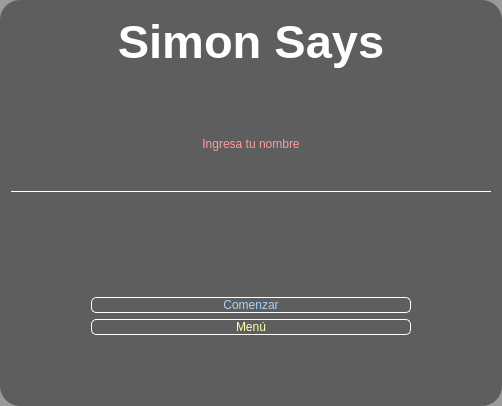
              <widget class="QWidget" name="simon">
               <property name="styleSheet">
                <string notr="true">QWidget {
	background-color: rgba(0, 0, 0, 100); 
	border-radius:20px;
}

QPushButton {
	font: 87 20pt &quot;Txt&quot;;
	background-color: #000000ff;
	border-radius: 5px;
	border: 1px solid white;
}

QPushButton:hover {
	background-color: black;
}
</string>
               </property>
               <layout class="QVBoxLayout" name="verticalLayout_7">
                <item>
                 <widget class="QLabel" name="label_13">
                  <property name="minimumSize">
                   <size>
                    <width>480</width>
                    <height>60</height>
                   </size>
                  </property>
                  <property name="maximumSize">
                   <size>
                    <width>16777215</width>
                    <height>60</height>
                   </size>
                  </property>
                  <property name="font">
                   <font>
                    <family>MS Sans Serif</family>
                    <pointsize>35</pointsize>
                    <italic>false</italic>
                    <bold>true</bold>
                   </font>
                  </property>
                  <property name="layoutDirection">
                   <enum>Qt::RightToLeft</enum>
                  </property>
                  <property name="styleSheet">
                   <string notr="true">font: 700 35pt &quot;MS Sans Serif&quot;;
color: rgb(255, 255, 255);
background-color: #000000ff;
</string>
                  </property>
                  <property name="text">
                   <string>Simon Says</string>
                  </property>
                  <property name="alignment">
                   <set>Qt::AlignCenter</set>
                  </property>
                 </widget>
                </item>
                <item>
                 <spacer name="verticalSpacer_9">
                  <property name="orientation">
                   <enum>Qt::Vertical</enum>
                  </property>
                  <property name="sizeHint" stdset="0">
                   <size>
                    <width>20</width>
                    <height>60</height>
                   </size>
                  </property>
                 </spacer>
                </item>
                <item>
                 <widget class="QLabel" name="label_14">
                  <property name="maximumSize">
                   <size>
                    <width>16777215</width>
                    <height>40</height>
                   </size>
                  </property>
                  <property name="styleSheet">
                   <string notr="true">font: 87 20pt &quot;Txt&quot;;
color: rgb(255, 156, 156);
background-color: #000000ff;

	</string>
                  </property>
                  <property name="text">
                   <string>Ingresa tu nombre</string>
                  </property>
                  <property name="alignment">
                   <set>Qt::AlignCenter</set>
                  </property>
                 </widget>
                </item>
                <item>
                 <widget class="QTextEdit" name="in_nombre1">
                  <property name="sizePolicy">
                   <sizepolicy hsizetype="Expanding" vsizetype="Expanding">
                    <horstretch>0</horstretch>
                    <verstretch>0</verstretch>
                   </sizepolicy>
                  </property>
                  <property name="minimumSize">
                   <size>
                    <width>0</width>
                    <height>34</height>
                   </size>
                  </property>
                  <property name="maximumSize">
                   <size>
                    <width>16777215</width>
                    <height>35</height>
                   </size>
                  </property>
                  <property name="styleSheet">
                   <string notr="true">font: 87 20pt &quot;Txt&quot;;
color: rgb(255, 255, 255);
background-color: #000000ff;
border: none;
border-bottom: 1px solid white;</string>
                  </property>
                  <property name="verticalScrollBarPolicy">
                   <enum>Qt::ScrollBarAlwaysOff</enum>
                  </property>
                  <property name="html">
                   <string>&lt;!DOCTYPE HTML PUBLIC &quot;-//W3C//DTD HTML 4.0//EN&quot; &quot;http://www.w3.org/TR/REC-html40/strict.dtd&quot;&gt;
&lt;html&gt;&lt;head&gt;&lt;meta name=&quot;qrichtext&quot; content=&quot;1&quot; /&gt;&lt;meta charset=&quot;utf-8&quot; /&gt;&lt;style type=&quot;text/css&quot;&gt;
p, li { white-space: pre-wrap; }
hr { height: 1px; border-width: 0; }
li.unchecked::marker { content: &quot;\2610&quot;; }
li.checked::marker { content: &quot;\2612&quot;; }
&lt;/style&gt;&lt;/head&gt;&lt;body style=&quot; font-family:'Txt'; font-size:20pt; font-weight:87; font-style:normal;&quot;&gt;
&lt;p style=&quot;-qt-paragraph-type:empty; margin-top:0px; margin-bottom:0px; margin-left:0px; margin-right:0px; -qt-block-indent:0; text-indent:0px;&quot;&gt;&lt;br /&gt;&lt;/p&gt;&lt;/body&gt;&lt;/html&gt;</string>
                  </property>
                 </widget>
                </item>
                <item>
                 <widget class="QLabel" name="label_15">
                  <property name="minimumSize">
                   <size>
                    <width>0</width>
                    <height>34</height>
                   </size>
                  </property>
                  <property name="maximumSize">
                   <size>
                    <width>16777215</width>
                    <height>40</height>
                   </size>
                  </property>
                  <property name="styleSheet">
                   <string notr="true">font: 87 20pt &quot;Txt&quot;;
color: rgb(255, 156, 156);
background-color: #000000ff;</string>
                  </property>
                  <property name="text">
                   <string/>
                  </property>
                  <property name="alignment">
                   <set>Qt::AlignCenter</set>
                  </property>
                 </widget>
                </item>
                <item>
                 <spacer name="verticalSpacer_10">
                  <property name="orientation">
                   <enum>Qt::Vertical</enum>
                  </property>
                  <property name="sizeHint" stdset="0">
                   <size>
                    <width>20</width>
                    <height>59</height>
                   </size>
                  </property>
                 </spacer>
                </item>
                <item>
                 <layout class="QHBoxLayout" name="horizontalLayout_8">
                  <item>
                   <spacer name="horizontalSpacer_14">
                    <property name="orientation">
                     <enum>Qt::Horizontal</enum>
                    </property>
                    <property name="sizeHint" stdset="0">
                     <size>
                      <width>40</width>
                      <height>20</height>
                     </size>
                    </property>
                   </spacer>
                  </item>
                  <item>
                   <layout class="QVBoxLayout" name="verticalLayout_6">
                    <item>
                     <widget class="QPushButton" name="play_5">
                      <property name="minimumSize">
                       <size>
                        <width>320</width>
                        <height>0</height>
                       </size>
                      </property>
                      <property name="maximumSize">
                       <size>
                        <width>320</width>
                        <height>16777215</height>
                       </size>
                      </property>
                      <property name="styleSheet">
                       <string notr="true">color: rgb(165, 210, 255);</string>
                      </property>
                      <property name="text">
                       <string>Comenzar</string>
                      </property>
                     </widget>
                    </item>
                    <item>
                     <widget class="QPushButton" name="menu">
                      <property name="minimumSize">
                       <size>
                        <width>320</width>
                        <height>0</height>
                       </size>
                      </property>
                      <property name="maximumSize">
                       <size>
                        <width>320</width>
                        <height>16777215</height>
                       </size>
                      </property>
                      <property name="styleSheet">
                       <string notr="true">color: rgb(255, 255, 175)</string>
                      </property>
                      <property name="text">
                       <string>Menú</string>
                      </property>
                     </widget>
                    </item>
                   </layout>
                  </item>
                  <item>
                   <spacer name="horizontalSpacer_15">
                    <property name="orientation">
                     <enum>Qt::Horizontal</enum>
                    </property>
                    <property name="sizeHint" stdset="0">
                     <size>
                      <width>40</width>
                      <height>20</height>
                     </size>
                    </property>
                   </spacer>
                  </item>
                 </layout>
                </item>
                <item>
                 <spacer name="verticalSpacer_11">
                  <property name="orientation">
                   <enum>Qt::Vertical</enum>
                  </property>
                  <property name="sizeHint" stdset="0">
                   <size>
                    <width>20</width>
                    <height>60</height>
                   </size>
                  </property>
                 </spacer>
                </item>
               </layout>
              </widget>
